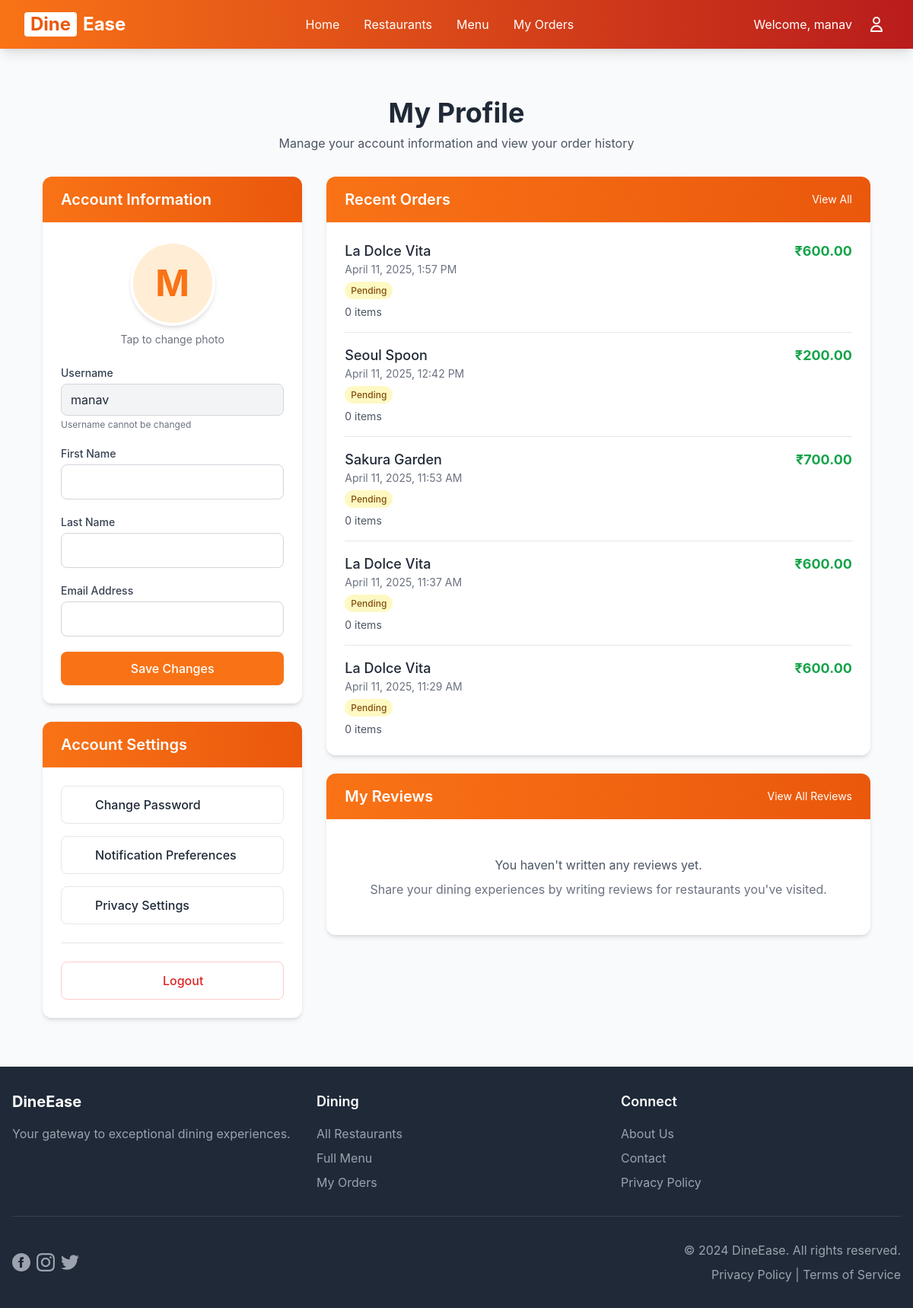
The app's page /profile/ (signed in), older data.
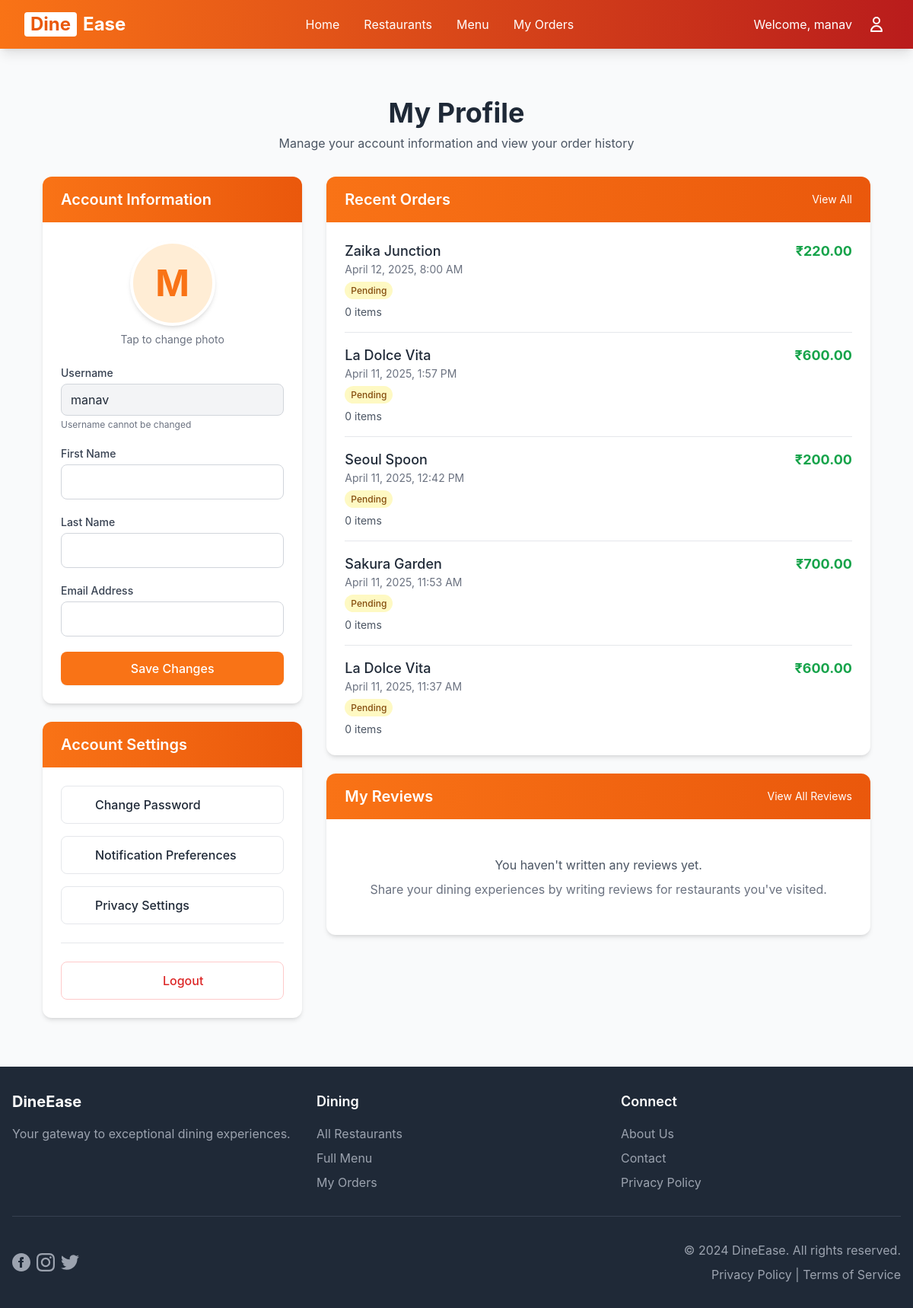
The same page, newer data.
### main/models.py (models this page shows, shortened)
class Order(models.Model):
    STATUS_CHOICES = [
        ('Pending', 'Pending'),
        ('Preparing', 'Preparing'),
        ('Completed', 'Completed'),
        ('Cancelled', 'Cancelled'),
    ]
    user = models.ForeignKey(User, on_delete=models.CASCADE, null=True, blank=True)
    guest_id = models.UUIDField(default=uuid.uuid4, editable=False, null=True, blank=True)
    restaurant = models.ForeignKey(Restaurant, on_delete=models.CASCADE)
    status = models.CharField(max_length=20, choices=STATUS_CHOICES, default='Pending')
    total_price = models.DecimalField(max_digits=8, decimal_places=2, default=0.00, editable=False)
    discount_applied = models.DecimalField(max_digits=8, decimal_places=2, default=0.00)
    coupon = models.ForeignKey(Coupon, null=True, blank=True, on_delete=models.SET_NULL)
    created_at = models.DateTimeField(auto_now_add=True)
    def __init__(self, *args, **kwargs):
        super().__init__(*args, **kwargs)
        self.skip_price_calculation = False

class Restaurant(models.Model):
    CUISINE_CHOICES = [
        ('korean','Korean'),
        ('italian', 'Italian'),
        ('japanese','Japanese'),
        ('mexican','Mexican'),
        ('chinese', 'Chinese'),
        ('thai', 'Thai'),
        ('spanish','Spanish'),
        ('indian', 'Indian'),
    ]
    name = models.CharField(max_length=255)
    location = models.CharField(max_length=255)
    description = models.TextField(blank=True)
    image = models.ImageField(upload_to="restaurants/", blank=True, null=True)
    cuisine = models.CharField(
        max_length=20,
        choices=CUISINE_CHOICES,
        default='indian'
    )

### main/views.py (the view, shortened to what this page needs)
# urls.py: path('profile/', views.user_profile, name='user_profile'),
@login_required
def user_profile(request):
    try:
        recent_orders = Order.objects.filter(user=request.user).order_by('-created_at')[:5]
        user_reviews = Review.objects.filter(user=request.user).select_related('restaurant').order_by('-created_at')[:3]
        context = {
            'user': request.user,
            'recent_orders': recent_orders,
            'user_reviews': user_reviews,
        }
        return render(request, 'main/user_profile.html', context)
    except Exception as e:
        messages.error(request, f'Error loading profile: {str(e)}')
        return redirect('home')

### hotel_management/urls.py (called while the page is built)
    def __call__(self, request):
        logger.info(f"Received request: {request.method} {request.path}")
        response = self.get_response(request)
        logger.info(f"Response status: {response.status_code}")
        return response

### main/templates/main/user_profile.html (shortened to what the changed rows need)
{% extends 'main/base.html' %}
{% load static %}
{% block content %}
<div class="max-w-6xl mx-auto p-3 sm:p-4 md:p-6 lg:p-8">
    <div class="text-center mb-6 md:mb-8">
        <h1 class="text-2xl sm:text-3xl md:text-4xl font-bold mb-2 text-gray-800">My Profile</h1>
    </div>
    <div class="grid grid-cols-1 lg:grid-cols-3 gap-4 md:gap-6 lg:gap-8" x-data="{ photoUploading: false }">
        <div class="lg:col-span-1 space-y-4 md:space-y-6">
            <div class="bg-white rounded-xl shadow-md overflow-hidden">
                <div class="bg-gradient-to-r from-orange-500 to-orange-600 px-6 py-4">
                    <h2 class="text-xl font-semibold text-white">Account Information</h2>
                </div>
            </div>
            <div class="bg-white rounded-xl shadow-md overflow-hidden">
                <div class="bg-gradient-to-r from-orange-500 to-orange-600 px-6 py-4">
                    <h2 class="text-xl font-semibold text-white">Account Settings</h2>
                </div>
            </div>
        </div>
        <div class="lg:col-span-2">
            <div class="bg-white rounded-xl shadow-md overflow-hidden mb-6">
                <div class="bg-gradient-to-r from-orange-500 to-orange-600 px-6 py-4 flex justify-between items-center">
                    <h2 class="text-xl font-semibold text-white">Recent Orders</h2>
                </div>
                <div class="p-6">
                    {% if recent_orders %}
                        <div class="divide-y divide-gray-200">
                            {% for order in recent_orders %}
                                <div class="py-4 first:pt-0 last:pb-0">
                                    <a href="{% url 'order_summary' order.id %}" class="block hover:bg-gray-50 rounded-lg p-2 -m-2 transition duration-150">
                                        <div class="flex justify-between items-start">
                                            <div>
                                                <h3 class="text-lg font-medium text-gray-800">{{ order.restaurant.name }}</h3>
                                                <p class="text-sm text-gray-500">{{ order.created_at|date:"F j, Y, g:i A" }}</p>
                                                <p class="mt-1">
                                                    <span class="px-2 py-1 rounded-full text-xs font-medium
                                                        {% if order.status == 'Pending' %}bg-yellow-100 text-yellow-800{% endif %}
                                                        {% if order.status == 'Cancelled' %}bg-red-100 text-red-800{% endif %}">
                                                        {{ order.status }}
                                                    </span>
                                                </p>
                                            </div>
                                            <span class="font-bold text-lg text-green-600">₹{{ order.total_price }}</span>
                                        </div>
                                        <div class="mt-2 text-sm text-gray-600">
                                            <p>{{ order.items.count }} item{{ order.items.count|pluralize }}</p>
                                        </div>
                                    </a>
                                </div>
                            {% endfor %}
                        </div>
                    {% else %}
                        <div class="text-center py-6">
                            <p class="text-gray-600">You haven't placed any orders yet.</p>
                            <a href="{% url 'restaurant_list' %}" class="mt-2 inline-block text-orange-500 hover:text-orange-600">Browse restaurants</a>
                        </div>
                    {% endif %}
                </div>
            </div>
            <div class="bg-white rounded-xl shadow-md overflow-hidden">
                <div class="bg-gradient-to-r from-orange-500 to-orange-600 px-6 py-4 flex justify-between items-center">
                    <h2 class="text-xl font-semibold text-white">My Reviews</h2>
                </div>
            </div>
        </div>
    </div>
</div>
{% endblock %}

Row changes from the older to the newer data that the page shows:
no longer on this page (row unchanged): Order: restaurant.name "La Dolce Vita", created_at "April 11, 2025, 11:29 AM", status "Pending", total_price "600.00", items.count "0"
added Order: restaurant.name "Zaika Junction", created_at "April 12, 2025, 8:00 AM", status "Pending", total_price "220.00", items.count "0"
